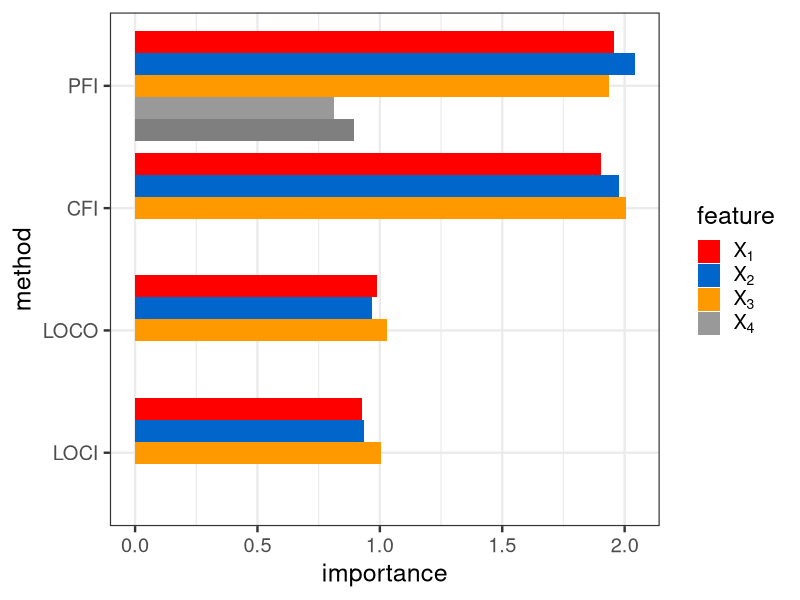
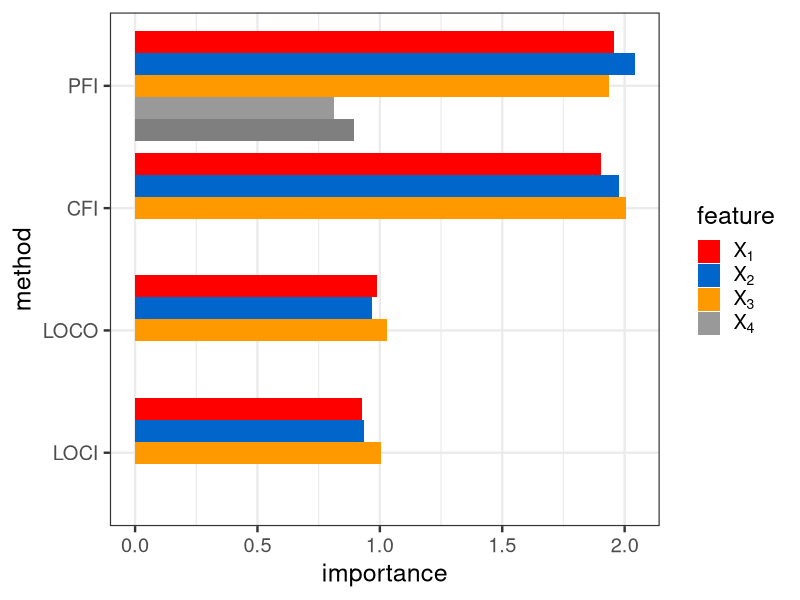

The R source for these figures, in order:
library(ggplot2)
theme_set(theme_bw(base_size = 18))
color_vector = c("red", "#0066CC", "#FF9900", "#999999", "#9900FF", "#99CCFF")


# load datasets
df_pfi_cfi = read.csv("./simulations/data/sim3_df_res_pfi_cfi.csv")
df_loco_loci = read.csv("./simulations/data/sim3_df_res_loco_loci.csv")


df = rbind(df_pfi_cfi, df_loco_loci)
df$feature = as.factor(df$feature)
df$i = length(df$feature):1


# Plot
sim4 = ggplot(data = df, aes(y = reorder(type, i),  x = importance, fill = reorder(feature, i))) +
  geom_col(position = position_dodge()) +
  labs(y = "method",
       fill = "feature") + 
  scale_fill_manual(values = color_vector, breaks = c("x1", "x2", "x3", "x4"), 
                    labels = c(expression(X[1]), expression(X[2]), expression(X[3]), expression(X[4])))

sim4

# Save plot
ggsave(filename = "./simulations/plots/sim3.pdf")